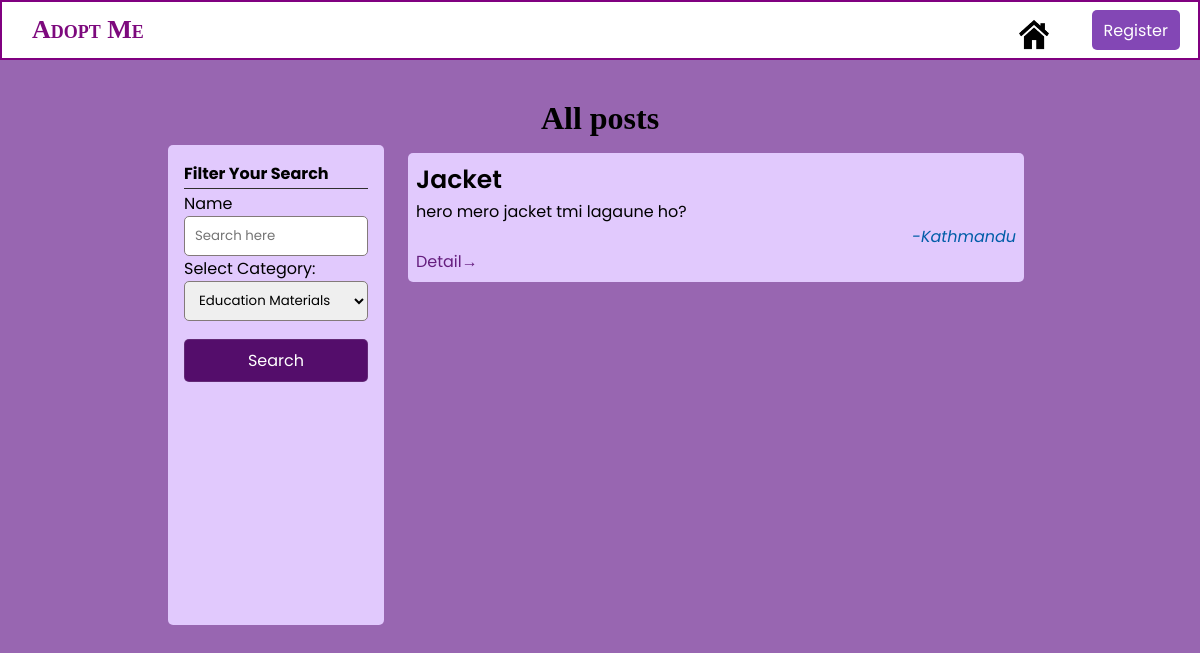
Before: /list.php?category=9 with the older database file.
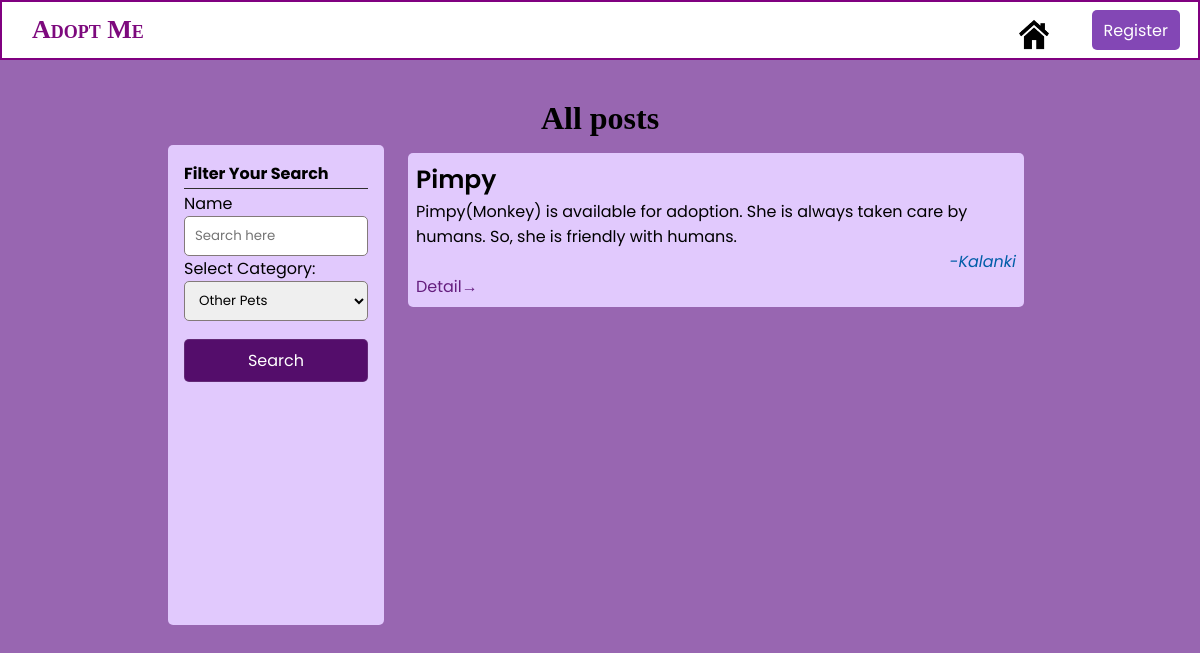
After: the same page with the newer database file.
### tables this page shows
CREATE TABLE `pets` (
  `id` int(11) NOT NULL,
  `title` varchar(255) NOT NULL,
  `description` text NOT NULL,
  `location` varchar(255) NOT NULL,
  `contact` int(11) NOT NULL,
  `helper_id` int(10) UNSIGNED NOT NULL,
  `category` int(10) UNSIGNED DEFAULT NULL,
  `created_at` datetime NOT NULL DEFAULT current_timestamp(),
  `active` int(11) NOT NULL DEFAULT 1,
  `image` varchar(255) DEFAULT NULL
);

### includes/function.php (called while the page is built, shortened)
<?php
require_once('database.php');
function getCategories()
{
    global $conn;
    $sql = $conn->prepare('SELECT * from pets_category');
    $sql->execute();
    $categories = $sql->get_result();
    return $categories;
}
function getDonations($limit = NULL, $offset = NULL, $search = NULL, $category = NULL)
{
    global $conn;
    $lim = $limit !== NULL ? $limit : 10;
    $off = $offset !== NULL ? $offset : 0;
    $active = 1;
    $search = "%" . $search . "%";
    if ($category !== "" && $category !== NULL && $category !== 0) {
        $sql = $conn->prepare("SELECT id, location, title, description FROM `pets` WHERE `active` = ? AND `category` = ? AND CONCAT_WS('',`title`,`description`) LIKE ? ORDER BY `id` DESC LIMIT ? OFFSET ?");
        $sql->bind_param('iisii', $active, $category, $search, $lim, $off);
        $count_sql = $conn->prepare("SELECT COUNT(id) as total FROM `pets` WHERE `active` = ? AND `category` = ? AND CONCAT_WS('',`title`,`description`) LIKE ?");
        $count_sql->bind_param('iis', $active, $category, $search);
    }
    $count_sql->execute();
    $count = $count_sql->get_result()->fetch_object();
    $sql->execute();
    $pets = $sql->get_result();
    $data = array('count' => $count->total, 'results' => $pets);
    return $data;
}

### partials/category_inp.php (the view, shortened to what this page needs)
<label for='category'>Select Category:</label>
<select id='create-help-category' class='search-input input' name='category'>
    <?php
    $categories = getCategories();
    while ($category = $categories->fetch_assoc()) {
        $selected = (isset($_GET['category']) && $category['id'] == $_GET['category']) ? "selected" : "";
    ?>
        <option value="<?= $category['id'] ?>" <?= $selected ?>><?= ($category['name']) ?></option>
    <?php
    }
    ?>
</select>

### list.php (shortened to what this page needs)
<?php
include './includes/function.php';
?>
<!DOCTYPE html>
<html lang="en">
<head>
    <link rel="stylesheet" href="./styles/main.css">
    <link rel="stylesheet" href="./styles/nav.css">
    <link rel="stylesheet" href="./styles/list.css">
</head>
<body>
    <?php include("./partials/nav.php") ?>
    <div class="container">
        <div class="title">
            <h1>All posts</h1>
        </div>
        <div class="data-section">
            <div class="sidebar">
                <?php
                include("partials/search_sidebar.php");
                ?>
            </div>
            <div class="helplist-container" autofocus>
                <?php
                $limit = (isset($_GET['limit']) && $_GET['limit'] != null) ? $_GET['limit'] : 10;
                $offset = (isset($_GET['offset']) && $_GET['offset'] != null) ? $_GET['offset'] : 0;
                $category = (isset($_GET['category']) && $_GET['category'] != null) ? $_GET['category'] : NULL;
                $search = (isset($_GET['search']) && $_GET['search'] != null) ? $_GET['search'] : "";
                $donations = getDonations($limit, $offset, $search, $category);
                while ($donation = mysqli_fetch_array($donations['results'])) {
                ?>
                    <div class='help-item'>
                        <div class='help-title'>
                            <h3><?= $donation['title'] ?></h3>
                        </div>
                        <div class='help-description'>
                            <p><?= $donation['description'] ?></p>
                        </div>
                        <div class='help-meta'> -<?= $donation['location'] ?></div>
                        <div class="view-more"><a href="./help-detail.php?help_id=<?= $donation['id'] ?>" class="">Detail&rarr;</a></div>
                    </div>
                <?php
                }
                ?>
        </div>
    </div>
</body>
</html>

Changed rows visible on the page:
removed pets: title "Jacket", description "hero mero jacket tmi lagaune ho?", location "Kathmandu"
added pets: title "Pimpy", description "Pimpy(Monkey) is available for adoption. She is always taken care by humans. So, she is friendly with humans.", location "Kalanki"
Other visible differences:
form field category: "Education Materials" → "Other Pets"
